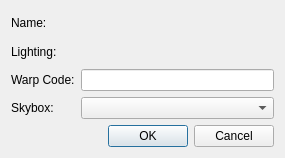
<?xml version="1.0" encoding="UTF-8"?>
<ui version="4.0">
 <class>Dialog</class>
 <widget class="QDialog" name="Dialog">
  <property name="geometry">
   <rect>
    <x>0</x>
    <y>0</y>
    <width>285</width>
    <height>157</height>
   </rect>
  </property>
  <property name="windowTitle">
   <string>Module Settings</string>
  </property>
  <layout class="QVBoxLayout" name="verticalLayout">
   <item>
    <layout class="QFormLayout" name="formLayout">
     <item row="0" column="0">
      <widget class="QLabel" name="label">
       <property name="text">
        <string>Name:</string>
       </property>
      </widget>
     </item>
     <item row="0" column="1">
      <layout class="QHBoxLayout" name="horizontalLayout_14" stretch="0">
       <item>
        <widget class="LocalizedStringLineEdit" name="nameEdit" native="true">
         <property name="minimumSize">
          <size>
           <width>0</width>
           <height>23</height>
          </size>
         </property>
        </widget>
       </item>
      </layout>
     </item>
     <item row="1" column="0">
      <widget class="QLabel" name="label_2">
       <property name="text">
        <string>Lighting:</string>
       </property>
      </widget>
     </item>
     <item row="1" column="1">
      <layout class="QHBoxLayout" name="horizontalLayout_13">
       <item>
        <widget class="ColorEdit" name="colorEdit" native="true">
         <property name="minimumSize">
          <size>
           <width>0</width>
           <height>23</height>
          </size>
         </property>
        </widget>
       </item>
      </layout>
     </item>
     <item row="2" column="0">
      <widget class="QLabel" name="label_3">
       <property name="text">
        <string>Warp Code:</string>
       </property>
      </widget>
     </item>
     <item row="2" column="1">
      <widget class="QLineEdit" name="warpCodeEdit">
       <property name="maxLength">
        <number>6</number>
       </property>
      </widget>
     </item>
     <item row="3" column="1">
      <widget class="QComboBox" name="skyboxSelect"/>
     </item>
     <item row="3" column="0">
      <widget class="QLabel" name="label_4">
       <property name="text">
        <string>Skybox:</string>
       </property>
      </widget>
     </item>
    </layout>
   </item>
   <item>
    <widget class="QDialogButtonBox" name="buttonBox">
     <property name="orientation">
      <enum>Qt::Horizontal</enum>
     </property>
     <property name="standardButtons">
      <set>QDialogButtonBox::Cancel|QDialogButtonBox::Ok</set>
     </property>
    </widget>
   </item>
  </layout>
 </widget>
 <customwidgets>
  <customwidget>
   <class>LocalizedStringLineEdit</class>
   <extends>QWidget</extends>
   <header location="global">toolset.gui.widgets.edit.locstring</header>
   <container>1</container>
  </customwidget>
  <customwidget>
   <class>ColorEdit</class>
   <extends>QWidget</extends>
   <header location="global">toolset.gui.widgets.edit.color</header>
   <container>1</container>
  </customwidget>
 </customwidgets>
 <resources/>
 <connections>
  <connection>
   <sender>buttonBox</sender>
   <signal>accepted()</signal>
   <receiver>Dialog</receiver>
   <slot>accept()</slot>
   <hints>
    <hint type="sourcelabel">
     <x>248</x>
     <y>254</y>
    </hint>
    <hint type="destinationlabel">
     <x>157</x>
     <y>274</y>
    </hint>
   </hints>
  </connection>
  <connection>
   <sender>buttonBox</sender>
   <signal>rejected()</signal>
   <receiver>Dialog</receiver>
   <slot>reject()</slot>
   <hints>
    <hint type="sourcelabel">
     <x>316</x>
     <y>260</y>
    </hint>
    <hint type="destinationlabel">
     <x>286</x>
     <y>274</y>
    </hint>
   </hints>
  </connection>
 </connections>
</ui>
